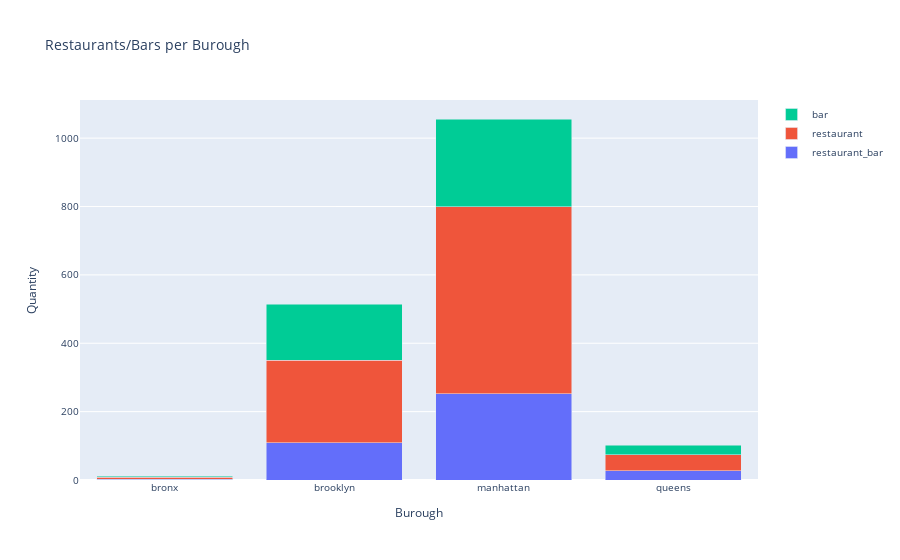

The notebook cell this image was saved under:
### Code cell
import plotly.graph_objects as go

x=rest_count1['burough']
fig = go.Figure(go.Bar(x=x, y=rest_count1.iloc[:,2], name='restaurant_bar'))
fig.add_trace(go.Bar(x=x, y=rest_count1.iloc[:,3], name='restaurant'))
fig.add_trace(go.Bar(x=x, y=rest_count1.iloc[:,4], name='bar'))
fig.update_layout(title="Restaurants/Bars per Burough")

fig.update_layout(barmode='stack', xaxis={'categoryorder':'array', 'categoryarray':['d','a','c','b']})
fig.update_layout(
    xaxis_title="Burough",
    yaxis_title="Quantity",
    font=dict(
        size=10,
    )
)
fig.show()

### Figure 1 — Plotly figure (JSON) as saved in the notebook; plotly's stock layout.template omitted (floating-point values rounded to 4 significant figures)
{"data": [{"name": "restaurant_bar", "type": "bar", "x": ["bronx", "brooklyn", "manhattan", "queens"], "y": [2, 109, 253, 27]}, {"name": "restaurant", "type": "bar", "x": ["bronx", "brooklyn", "manhattan", "queens"], "y": [6, 241, 547, 47]}, {"name": "bar", "type": "bar", "x": ["bronx", "brooklyn", "manhattan", "queens"], "y": [3, 164, 256, 28]}], "layout": {"barmode": "stack", "font": {"size": 10}, "title": {"text": "Restaurants/Bars per Burough"}, "xaxis": {"categoryarray": ["d", "a", "c", "b"], "categoryorder": "array", "title": {"text": "Burough"}}, "yaxis": {"title": {"text": "Quantity"}}}}
